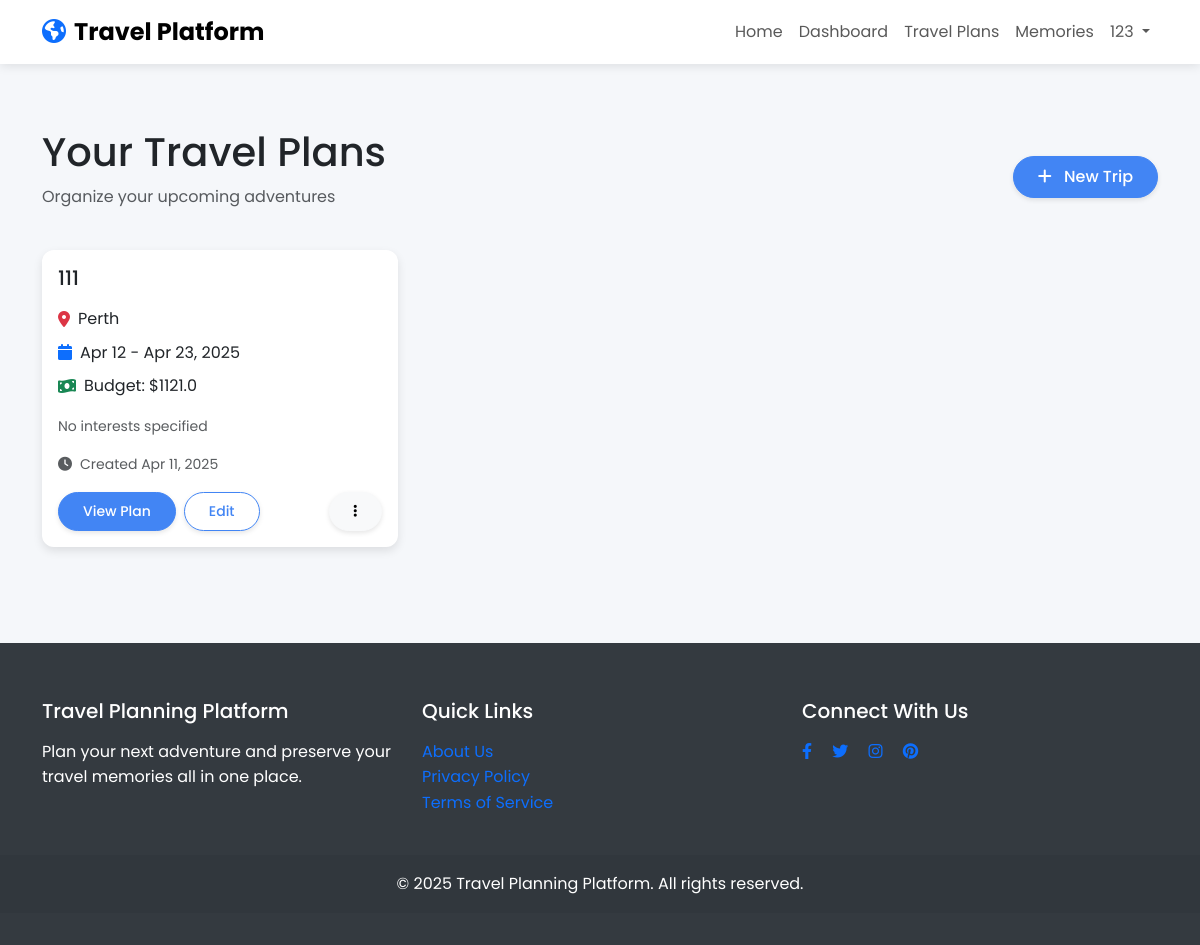
Page /planner/ (signed in) on the earlier database version.
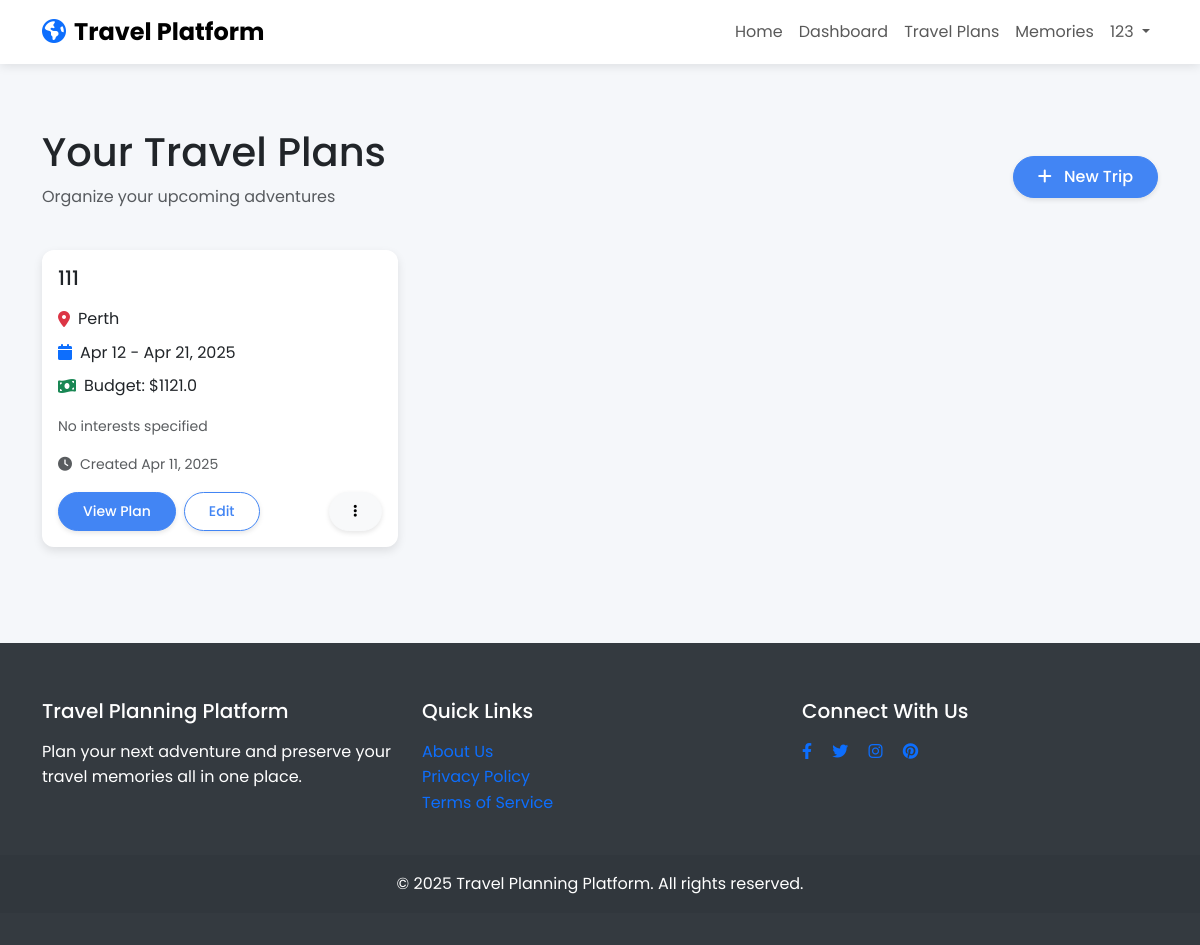
Same page on the later database version.
### app/models/user.py (models this page shows, shortened)
class User(UserMixin, db.Model):
    id = db.Column(db.Integer, primary_key=True)
    username = db.Column(db.String(64), unique=True, nullable=False)
    email = db.Column(db.String(120), unique=True, nullable=False)
    password_hash = db.Column(db.String(128))
    created_at = db.Column(db.DateTime, default=datetime.utcnow)
    travel_plans = db.relationship('TravelPlan', backref='user', lazy='dynamic')
    memories = db.relationship('Memory', backref='user', lazy='dynamic')

### app/models/travel_plan.py (models this page shows, shortened)
class TravelPlan(db.Model):
    id = db.Column(db.Integer, primary_key=True)
    title = db.Column(db.String(100), nullable=False)
    destination = db.Column(db.String(100), nullable=False)
    start_date = db.Column(db.DateTime, nullable=False)
    end_date = db.Column(db.DateTime, nullable=False)
    budget = db.Column(db.Float)
    interests = db.Column(db.String(200))
    created_at = db.Column(db.DateTime, default=datetime.utcnow)
    is_public = db.Column(db.Boolean, default=False)
    user_id = db.Column(db.Integer, db.ForeignKey('user.id'), nullable=False)
    itinerary_items = db.relationship('ItineraryItem', backref='travel_plan', lazy='dynamic', cascade="all, delete-orphan")
    shared_with = db.relationship('PlanShare', backref='travel_plan', lazy='dynamic', cascade="all, delete-orphan")

### app/routes/planner.py (the view)
@planner_bp.route('/')
@login_required
def index():
    plans = TravelPlan.query.filter_by(user_id=current_user.id).order_by(TravelPlan.start_date).all()
    return render_template('planner/index.html', plans=plans)

### app/auth.py (called while the page is built)
@login_manager.user_loader
def load_user(user_id):
    return User.query.get(int(user_id))

### app/templates/planner/index.html (shortened to what this page needs)
{% extends 'base.html' %}
{% block content %}
<section class="py-5">
    <div class="container">
        <div class="row mb-4 align-items-center">
            <div class="col">
                <h1>Your Travel Plans</h1>
                <p class="text-muted">Organize your upcoming adventures</p>
            </div>
            <div class="col-auto">
                <a href="{{ url_for('planner.create_plan') }}" class="btn btn-primary">
                    <i class="fas fa-plus me-2"></i> New Trip
                </a>
            </div>
        </div>
        <div class="row g-4">
            {% if plans %}
                {% for plan in plans %}
                    <div class="col-md-6 col-lg-4 animate fade-in" style="animation-delay: {{ loop.index0 * 0.1 }}s;">
                        <div class="card h-100">
                            <div class="card-body">
                                <div class="d-flex justify-content-between align-items-center mb-3">
                                    <h5 class="card-title mb-0">{{ plan.title }}</h5>
                                </div>
                                <div class="d-flex align-items-center mb-2">
                                    <i class="fas fa-map-marker-alt text-danger me-2"></i>
                                    <span>{{ plan.destination }}</span>
                                </div>
                                <div class="d-flex align-items-center mb-2">
                                    <i class="fas fa-calendar text-primary me-2"></i>
                                    <span>{{ plan.start_date.strftime('%b %d') }} - {{ plan.end_date.strftime('%b %d, %Y') }}</span>
                                </div>
                                <div class="d-flex align-items-center mb-3">
                                    <i class="fas fa-money-bill-wave text-success me-2"></i>
                                    <span>Budget: ${{ plan.budget }}</span>
                                </div>
                                <p class="card-text small text-muted mb-3">
                                    {{ plan.interests or 'No interests specified' | truncate(100) }}
                                </p>
                                <div class="d-flex align-items-center small text-muted mb-3">
                                    <i class="fas fa-clock me-2"></i>
                                    <span>Created {{ plan.created_at.strftime('%b %d, %Y') }}</span>
                                </div>
                                <div class="d-flex gap-2">
                                    <a href="{{ url_for('planner.view_plan', plan_id=plan.id) }}" class="btn btn-sm btn-primary">View Plan</a>
                                    <a href="{{ url_for('planner.edit_plan', plan_id=plan.id) }}" class="btn btn-sm btn-outline-primary">Edit</a>
                                    <div class="dropdown ms-auto">
                                        <button class="btn btn-sm btn-light" type="button" data-bs-toggle="dropdown">
                                            <i class="fas fa-ellipsis-v"></i>
                                        </button>
                                    </div>
                                </div>
                            </div>
                        </div>
                    </div>
                {% endfor %}
            {% endif %}
        </div>
    </div>
</section>
{% endblock %}

### app/templates/base.html (shortened to what this page needs)
<!DOCTYPE html>
<html lang="en">
<head>
    <link href="https://cdn.jsdelivr.net/npm/bootstrap@5.3.0-alpha1/dist/css/bootstrap.min.css" rel="stylesheet">
    <link rel="stylesheet" href="https://cdnjs.cloudflare.com/ajax/libs/font-awesome/6.0.0/css/all.min.css">
    <link rel="stylesheet" href="https://unpkg.com/leaflet@1.9.3/dist/leaflet.css">
    <link rel="stylesheet" href="{{ url_for('static', filename='css/style.css') }}">
</head>
<body>
    <nav class="navbar navbar-expand-lg navbar-light bg-white sticky-top">
        <div class="container">
            <a class="navbar-brand" href="{{ url_for('main.index') }}">
                <i class="fas fa-globe-americas me-2 text-primary"></i>Travel Platform
            </a>
            <div class="collapse navbar-collapse" id="navbarNav">
                <ul class="navbar-nav ms-auto">
                    <li class="nav-item">
                        <a class="nav-link" href="{{ url_for('main.index') }}">Home</a>
                    </li>
                    {% if current_user.is_authenticated %}
                        <li class="nav-item">
                            <a class="nav-link" href="{{ url_for('main.dashboard') }}">Dashboard</a>
                        </li>
                        <li class="nav-item">
                            <a class="nav-link" href="{{ url_for('planner.index') }}">Travel Plans</a>
                        </li>
                        <li class="nav-item">
                            <a class="nav-link" href="{{ url_for('memories.index') }}">Memories</a>
                        </li>
                        <li class="nav-item dropdown">
                            <a class="nav-link dropdown-toggle" href="#" id="navbarDropdown" role="button" data-bs-toggle="dropdown">
                                {{ current_user.username }}
                            </a>
                        </li>
                    {% endif %}
                </ul>
            </div>
        </div>
    </nav>
    <main>
        {% block content %}{% endblock %}
    </main>
    <footer class="text-center text-lg-start">
        <div class="container py-4">
            <div class="row">
                <div class="col-lg-4 mb-4 mb-lg-0">
                    <h5 class="mb-3">Travel Planning Platform</h5>
                    <p>Plan your next adventure and preserve your travel memories all in one place.</p>
                </div>
                <div class="col-lg-4 mb-4 mb-lg-0">
                    <h5 class="mb-3">Quick Links</h5>
                    <ul class="list-unstyled">
                        <li><a href="{{ url_for('main.about') }}" class="text-decoration-none">About Us</a></li>
                        <li><a href="#" class="text-decoration-none">Privacy Policy</a></li>
                        <li><a href="#" class="text-decoration-none">Terms of Service</a></li>
                    </ul>
                </div>
                <div class="col-lg-4">
                    <h5 class="mb-3">Connect With Us</h5>
                    <div class="social-links">
                        <a href="#" class="me-3 text-decoration-none"><i class="fab fa-facebook-f"></i></a>
                        <a href="#" class="me-3 text-decoration-none"><i class="fab fa-twitter"></i></a>
                        <a href="#" class="me-3 text-decoration-none"><i class="fab fa-instagram"></i></a>
                        <a href="#" class="text-decoration-none"><i class="fab fa-pinterest"></i></a>
                    </div>
                </div>
            </div>
        </div>
        <div class="text-center p-3" style="background-color: rgba(0, 0, 0, 0.05);">
            © 2025 Travel Planning Platform. All rights reserved.
        </div>
    </footer>
</body>
</html>

### app/static/css/style.css (style rules this page uses)
:root { --primary-color: #4285f4; --secondary-color: #34a853; --accent-color: #fbbc05; --danger-color: #ea4335; --light-color: #f8f9fa; --dark-color: #343a40; --text-color: #212529; --border-radius: 12px; --transition-speed: 0.3s; --box-shadow: 0 4px 10px rgba(0, 0, 0, 0.1); }
body { font-family: 'Poppins', sans-serif; line-height: 1.6; color: var(--text-color); background-color: #f5f7fa; transition: all var(--transition-speed) ease; }
.animate { animation-duration: 0.5s; animation-fill-mode: both; }
.fade-in { animation-name: fadeIn; }
.card { border-radius: var(--border-radius); overflow: hidden; border: none; box-shadow: var(--box-shadow); transition: transform var(--transition-speed); }
.btn { border-radius: 50px; padding: 0.5rem 1.5rem; transition: all var(--transition-speed); box-shadow: 0 2px 5px rgba(0, 0, 0, 0.1); font-weight: 500; }
.btn-primary { background-color: var(--primary-color); border-color: var(--primary-color); }
.btn-outline-primary { border-color: var(--primary-color); color: var(--primary-color); }
.navbar { background-color: white; box-shadow: 0 2px 10px rgba(0, 0, 0, 0.1); }
.navbar-brand { font-weight: 700; font-size: 1.5rem; }
footer { background-color: var(--dark-color); color: white; padding: 2rem 0; margin-top: 3rem; }

Differences in the rows shown:
removed TravelPlan: title "111", destination "Perth", start_date "Apr 12", end_date "Apr 23, 2025", budget "1121.0", interests "No interests specified", created_at "Apr 11, 2025"
added TravelPlan: title "111", destination "Perth", start_date "Apr 12", end_date "Apr 21, 2025", budget "1121.0", interests "No interests specified", created_at "Apr 11, 2025"
